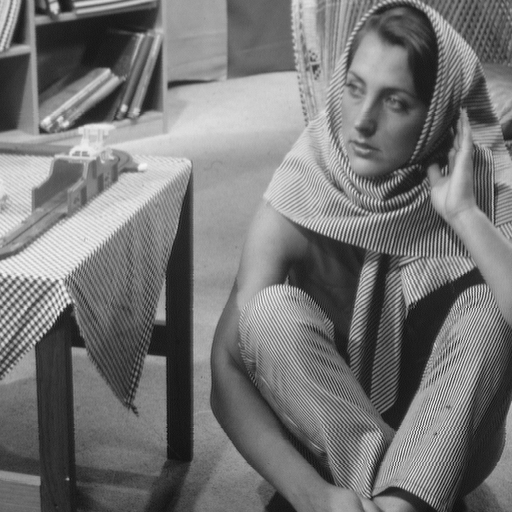
%> input picture SWT-CFISTA/barbara.png, 512 x 512 px
$ octave test.m   (GNU Octave 9; MATLAB toolbox functions it lacks are replaced by stand-ins)
%> lines starting %> are read from the running program, lines starting %| are printed output that depends on the picture; in (x1, y1, x2, y2) boxes, pixels count from 0 and x2, y2 are one past the last pixel; in counts of white or black regions, pixels touching at a corner belong together; the program's own positions count from 1
### SWT-CFISTA/fista_normal.m
function [x] = fista_normal(y,H,Ht,lambda,alpha,Nit)
    y = abs(y);
	x=Ht(y);
	y_k=x;
	t_1=1;
	for k = 1:Nit
		x_old=x;
		x=newsoft((y_k+(1/alpha)*Ht(y-H(y_k))), lambda/alpha);
		t_0=t_1;
		t_1=0.5+sqrt(0.25+t_1^2);
		y_k=x+((t_0-1)/t_1)*(x-x_old);
end

### SWT-CFISTA/newsoft.m
function [y] = newsoft(x,T)
    eq = ge(abs(x), abs(T));
    y = eq.*sign(x).*(abs(x)-abs(T));
end

### SWT-CFISTA/test.m
%%  CISTA
clear;
close all;
clc;
%% load cameraman and 周期拡張extension
cameraImg = im2single(imread('barbara.png'));
%> cameraImg: size 512x512 single; min 0.0471, max 0.965, mean 0.46
cameraImg = wextend(2, 'sym', cameraImg, 2);
%> cameraImg: size 516x516 single
% [14 lines of commented-out code are left out]

%% load lena and extension
% [4 lines of commented-out code are left out]
lenaImg = im2single(imread('boat.png'));
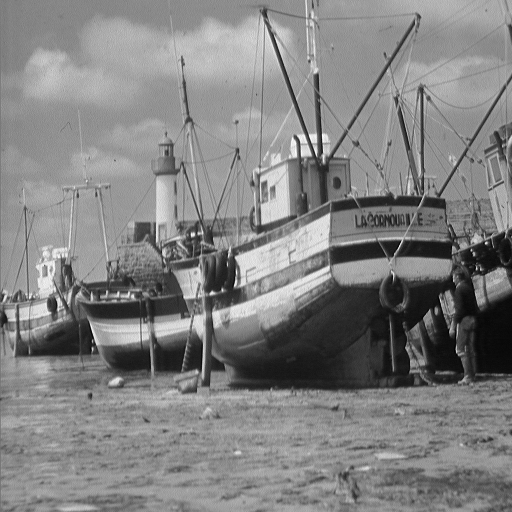
%> input picture SWT-CFISTA/boat.png, 512 x 512 px
%> lenaImg: size 512x512 single; min 0, max 1, mean 0.509
lenaImg = wextend(2, 'sym', lenaImg, 2);
%> lenaImg: size 516x516 single
% [15 lines of commented-out code are left out]

%% United
%cameraman -> Re
%lena -> Im
orgImg = zeros(size(cameraImg,1),size(cameraImg,2));
orgImg(:,:) = cameraImg(:,:) + 1i*lenaImg(:,:);
ori_angle = angle(orgImg);
orgImg_ = abs(orgImg);
%% pixel loss
% [14 lines of commented-out code are left out]
%% moviation blur + add noise
a = fspecial('gaussian', 2, 2);
noisy = conv2(orgImg, a, 'same');
% noisy = awgn(obser,20,'measured');% .* pixel_loss;
% noisy = awgn(orgImg,0.07,'measured');
noisy_angle = angle(noisy);
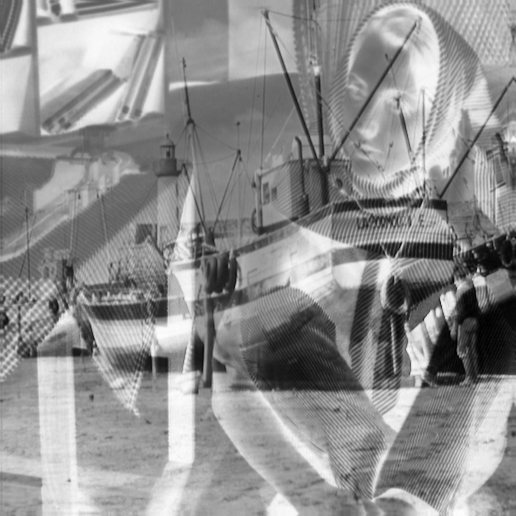
%> noisy_angle: size 516x516 double; min 0.0464, max 1.45, mean 0.84; drawn with min black and max white
%% get observation process
obj1 = @(x) conv2(x, a, 'same');
obj2 = @(x) conv2(x, (a).', 'same');

%% ISTA init
lambda = 0.000001;
alpha = 3;
max_it = 100;
%% FISTA
[fista_img] = fista_normal(noisy, obj1, obj2, lambda, alpha, max_it);
%> in fista_normal, `y = abs(y);`:
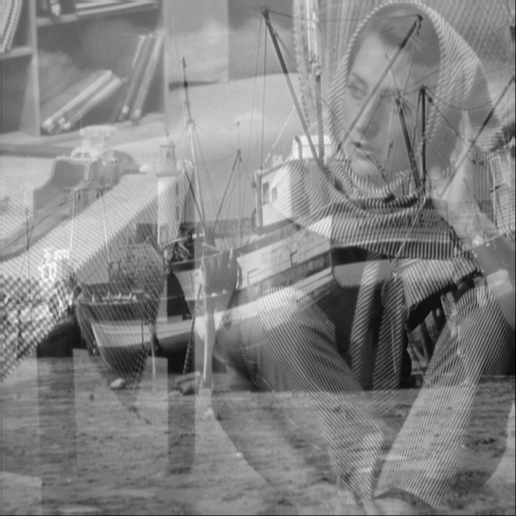
%> y: size 516x516 double; min 0.0676, max 1.31, mean 0.71; drawn with min black and max white
%> after the loop in fista_normal, `for k = 1:Nit`: t_1 = 51.98
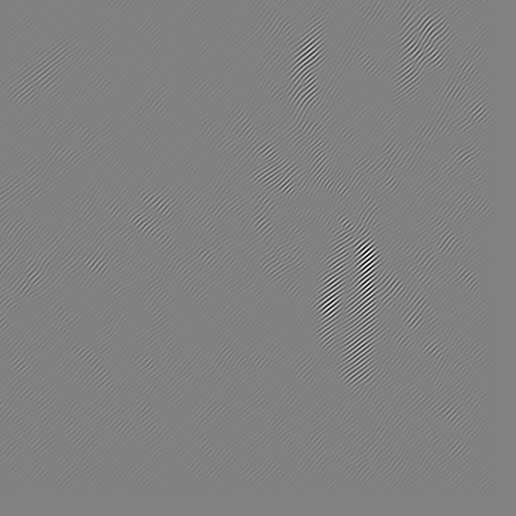
%> fista_img: size 516x516 double; min -1.3e+15, max 1.26e+15, mean -27000413.2; drawn with min black and max white
[fista_angle] = fista_normal(noisy_angle, obj1, obj2, 1, 2, max_it);
%> the loop in fista_normal (call 2), `for k = 1:Nit` made 100 passes
%> pass 1, in newsoft (call 61), `eq = ge(abs(x), abs(T));`:
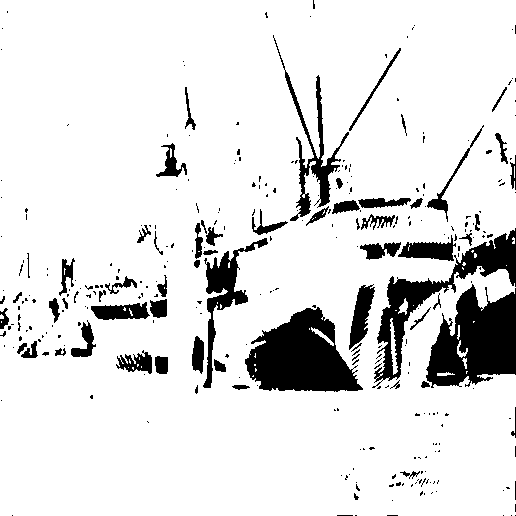
%> eq: size 516x516 logical; 88% white; 318 black regions (255 under 20 px), largest, box (x1, y1, x2, y2) and area: (245, 307, 363, 392) 6242, (426, 284, 516, 388) 6118, (372, 228, 516, 388) 4411
%> pass 1, in newsoft (call 61), `y = eq.*sign(x).*(abs(x)-abs(T));`:
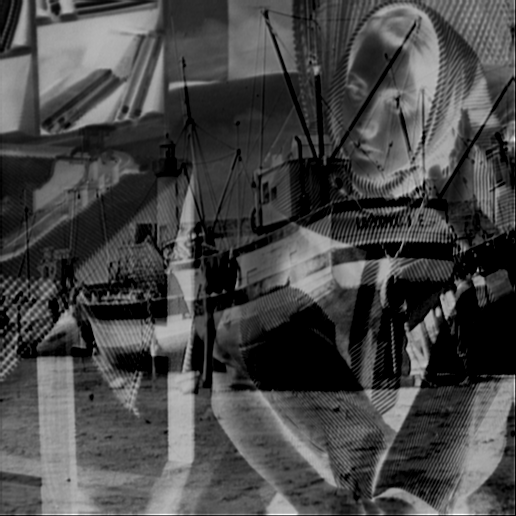
%> y: size 516x516 double; min 0, max 1.31, mean 0.364; drawn with min black and max white
fista_img = fista_img.*exp(1i*fista_angle);
orgImg = orgImg_.*exp(1i*ori_angle);

%% IMSHOW
subsize = 3;
figure();
subplot(2,subsize,1);
imshow(real(orgImg));
title('Original Real image');
subplot(2,subsize,2);
imshow(real(noisy));
title(['Noisy Imag image PSNR=' num2str(psnr(real(noisy), real(orgImg)))]);
subplot(2,subsize,3);
imshow(real(fista_img));
title(['ISTA Real image PSNR=' num2str(psnr(real(fista_img), real(orgImg)))]);

subplot(2,subsize,4);
imshow(imag(orgImg));
title(['original Imag image']);

subplot(2,subsize,5);
imshow(imag(noisy));
title(['Noisy Imag image PSNR=' num2str(psnr(imag(noisy), imag(orgImg)))]);
subplot(2,subsize,6);
imshow(imag(fista_img));
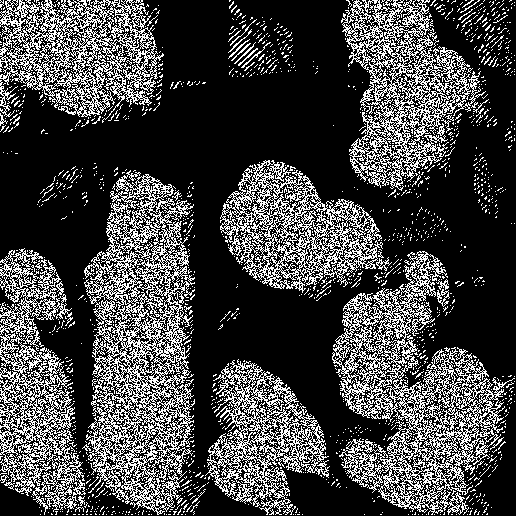
%> displayed picture: size 516x516, on the screen's scale of 0 to 255; 26.9% white in thin lines or dots
title(['ISTA Imag image PSNR=' num2str(psnr(imag(fista_img), imag(orgImg)))]);


% ista_result = ISTA(haar_one_dim,A,50);
%
%
%
% imshow(reshape(ista_result,256,256));
